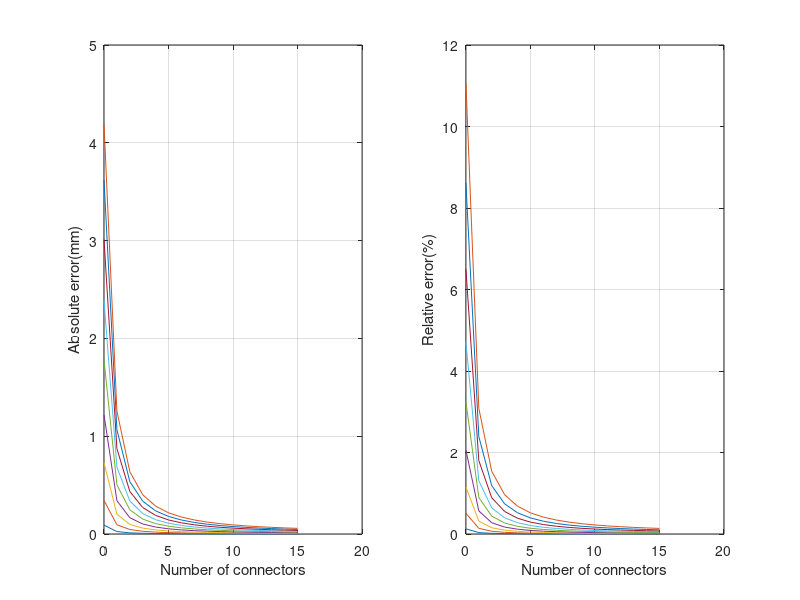

Source code (MATLAB):
clear;clc;
%% Parameter Define
%%%%%%%%%%%%%%%%%%%%%%%%%%%%%%%%%%%%%%%%%%%%%%%%%%%%%%%%%%%%%%%%%%%%%%%%%%%
% Sr: the arc length of the bending curve                                 %
% r:  the distance between the central axis of the cable guiding hole on  %
%     the connector and the central axis of the connector                 %
% d:  the thickness of the cross-shaped sheet                             %
% R1: the radius of the bending curve                                     %
% l1: the ideal length of the driving cable 1 between the bottom plane    %
%     of the upper connector and the top plane of the lower connector     %
% Ea: the absolute error                                                  %
% Er: the relative error                                                  %
% S1: the ideal length of the driving cable 1                             %
% alpha1: the central angle of the bending curve                          %
%%%%%%%%%%%%%%%%%%%%%%%%%%%%%%%%%%%%%%%%%%%%%%%%%%%%%%%%%%%%%%%%%%%%%%%%%%% 
length_mm = 150; % The length of two sections

%% Error Calculation
Sr = 0.5*length_mm; 
r=0.14*length_mm; 
d=0.015*length_mm; 
% Assumption Calculation
for n=0:1:15 % Assume the number of the connectors is n
    for i = 1:1:9 % Assume the bending angle is from 10 degrees to 60 degrees
        alpha1=i*10*pi/180;
        R1=Sr/alpha1; 
        S1=(R1-r)*alpha1; 
        l1=2*(n+1)*(R1-r)*sin( ...
            alpha1/(2*(n+1)))-(n+1)*((n*d/(n+1))/sin((pi-alpha1/(n+1))/2 ...
            )-n*d/(n+1));
        % calculate absolute error
        E(i).Ea(n+1,1) = S1-l1; 
        E(i).Ea(n+1,2) = n;
        % calculate relative error 
        E(i).Er(n+1,1) = (E(i).Ea(n+1,1)/l1)*100;  
        E(i).Er(n+1,2) = n;
    end
end

%% Plot Figures
figure
subplot(1,2,1);
for i = 1:1:9
    plot(E(i).Ea(:,2),E(i).Ea(:,1),'-');
    hold on;
end
xlabel('Number of connectors');
ylabel('Absolute error(mm)');
grid on;
subplot(1,2,2);
for i = 1:1:9
    plot(E(i).Er(:,2),E(i).Er(:,1),'-');
    hold on;
end
xlabel('Number of connectors');
ylabel('Relative error(%)');
grid on;
